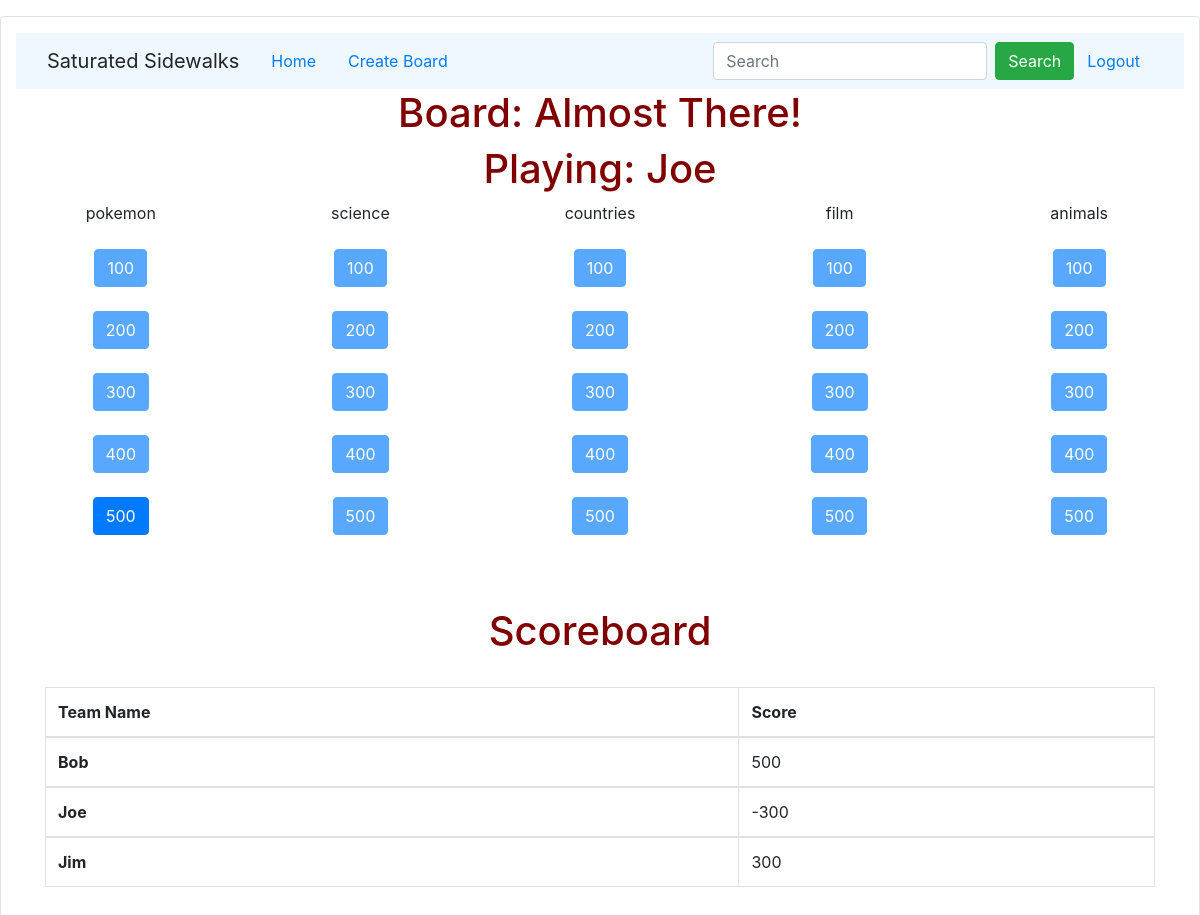
Page /play?game_id=1 (signed in) on the committed database.
### tables this page shows
CREATE TABLE board(board_id INTEGER, user_id INTEGER, board_name TEXT, row INTEGER, category TEXT, q1 INTEGER, q2 INTEGER, q3 INTEGER, q4 INTEGER, q5 INTEGER);

CREATE TABLE teams(game_id INTEGER, team_name TEXT, turn INTEGER, score INTEGER);

### app.py (the view, shortened to what this page needs)
@app.route('/play')
def play():
    if 'user' in session:
        if 'game_id' in request.args:
            game_id = request.args.get('game_id')
            teams = db_functions.get_teams(game_id)
            board_id = db_functions.get_board_id(game_id)
            board_name = db_functions.get_board_name(board_id)
            turn = db_functions.get_turn(game_id)
            board_status = db_functions.get_board_status(game_id)
            questions = get_questions(board_id, game_id)
            score = db_functions.get_score(game_id)
            finished = db_functions.check_if_finished(game_id)
            return render_template('game.html', game_id = game_id, board_name = board_name, data = questions, teams=teams, turn = turn, score=score, board_status=board_status, finished=finished)
    return redirect(url_for('login'))

### app.py (called while the page is built)
def get_questions(board_id, game_id):
    categories = db_functions.get_board_categories(board_id)
    question_ids = db_functions.get_board_question_ids(board_id)
    questions = db_functions.get_board_questions(question_ids)
    questions.insert(0, categories[0])
    questions.insert(11, categories[1])
    questions.insert(22, categories[2])
    questions.insert(33, categories[3])
    questions.insert(44, categories[4])
    return questions

### utl/db_functions.py (called while the page is built)
def get_board_name(board_id):
    db = sqlite3.connect(DB_FILE)  # open if file exists, otherwise create
    c = db.cursor()  # facilitate db ops
    query = "SELECT board_name FROM board WHERE board_id == \"%s\";" % (board_id)
    c.execute(query)
    response = c.fetchone()[0]
    db.commit()  # save changes
    db.close()  # close database
    return response

def get_board_id(game_id):
    db = sqlite3.connect(DB_FILE)  # open if file exists, otherwise create
    c = db.cursor()  # facilitate db ops
    query = "SELECT board_id FROM board_status WHERE game_id == \"%s\";" % (game_id)
    c.execute(query)
    response = c.fetchone()[0]
    db.commit()  # save changes
    db.close()  # close database
    return response

def get_board_categories(board_id):
    db = sqlite3.connect(DB_FILE)  # open if file exists, otherwise create
    c = db.cursor()  # facilitate db ops
    query = "SELECT category FROM board WHERE board_id == \"%s\";" % (board_id)
    c.execute(query)
    data = []
    for row in c.fetchall():
        data.append(row[0])
    db.commit()  # save changes
    db.close()  # close database
    return data

def get_board_question_ids(board_id):
    db = sqlite3.connect(DB_FILE)  # open if file exists, otherwise create
    c = db.cursor()  # facilitate db ops
    query = "SELECT * FROM board WHERE board_id == \"%s\";" % (board_id)
    c.execute(query)
    data = []
    for row in c.fetchall():
        data.append(row[5])
        data.append(row[6])
        data.append(row[7])
        data.append(row[8])
        data.append(row[9])
    db.commit()  # save changes
    db.close()  # close database
    return data

def get_teams(game_id):
    db = sqlite3.connect(DB_FILE)  # open if file exists, otherwise create
    c = db.cursor()  # facilitate db ops
    query = "SELECT team_name FROM teams WHERE game_id == \"%s\";" % (game_id)
    c.execute(query)
    data = []
    for row in c.fetchall():
        data.append(row[0])
    db.commit()  # save changes
    db.close()  # close database
    return data

### templates/game.html (shortened to what this page needs)
{% extends "base.html" %}
{% block body %}
{% if not finished %}
<div class="text-center">
  <h1>Board: {{board_name}}</h1>
  <h1>Playing: {{turn}}</h1>
  <div class="row">
    {% for i in range(5) %}
      <div class="col">
        {{data[i * 11]}}
        <br>
        <br>
        {% for j in range(1,6) %}
          {% if board_status[i * 5 + j - 1] == 1 %}
          <button type="button" class="btn btn-primary" data-toggle="modal" data-target="#q{{i}}{{j}}">
          {% else %}
          <button type="button" class="btn btn-primary" data-toggle="modal" data-target="#q{{i}}{{j}}" disabled>
          {% endif %}
            {{j * 100}}
          </button>
          <br>
          <br>
        {% endfor %}
      </div>
    {% endfor %}
  </div>
</div>
{% endif %}
<br><br>
<div class="container">
  <center><h1>Scoreboard</h1></center>
  <table class="table table-bordered">
    <thead>
      <tr>
      	<th scope="col">Team Name</th>
      	<th scope="col">Score</th>
      </tr>
    </thead>
    {% for i in range(teams|length) %}
      <tbody>
        <tr>
	         <th scope="row">{{ teams[i] }}</th>
	           <td>
	              {{ score[i] }}
	           </td>
        </tr>
      </tbody>
    {% endfor %}
  </table>
</div>
{% endblock %}

### templates/base.html (shortened to what this page needs)
<!DOCTYPE html>
<html>
  <head>
    <link rel="stylesheet" href="https://stackpath.bootstrapcdn.com/bootstrap/4.3.1/css/bootstrap.min.css">
    <link rel="stylesheet" type="text/css" href="{{url_for('static', filename='style.css')}}">
  </head>
  <div class="container-fluid py-3 my-3 border rounded" id="font">
<body>
  {% block header %}
  <div id="header" class="container-fluid">
    <nav class="navbar navbar-expand-lg navbar-dark">
      <a class="navbar-brand">Saturated Sidewalks</a>
      <a class="nav-link" href="/home">Home</a>
      <a class="nav-link" href="/board">Create Board</a>
      <ul class="nav navbar-nav ml-auto">
	<li>
          <form class="form-inline" action="/search" method="GET">
            <input class="form-control mr-sm-2" type="search" placeholder="Search" aria-label="Search" name="keyword">
            <button style="justify-self; center;" type="submit" class="col btn btn-success">Search</button>
          </form>
	</li>
	<li>
          <form action="/logout" method="GET">
	    <button style="justify-self; center;" class="col btn btn-link">Logout</button>
          </form>
	</li>
      </ul>
    </nav>
  </div>
  {% endblock %}
  {% block body %}{% endblock %}
</body>
</html>

### static/style.css (style rules this page uses)
h1 { color: maroon; }
#header { background-color: aliceblue; }

### rows in the picture
board: board_name "Almost There!", category "pokemon"
teams: team_name "Joe", team_name "Joe", score "-300"
board: category "science"
board: category "countries"
board: category "film"
board: category "animals"
teams: team_name "Bob", score "500"
teams: team_name "Jim", score "300"

### other values in the picture
{{ j * 100 }} "100" "200" "300" "400" "500" "100" "200" "300" "400" "500" "100" "200" "300" "400" "500" "100" "200" "300" "400" "500" "100" "200" "300" "400" "500"
